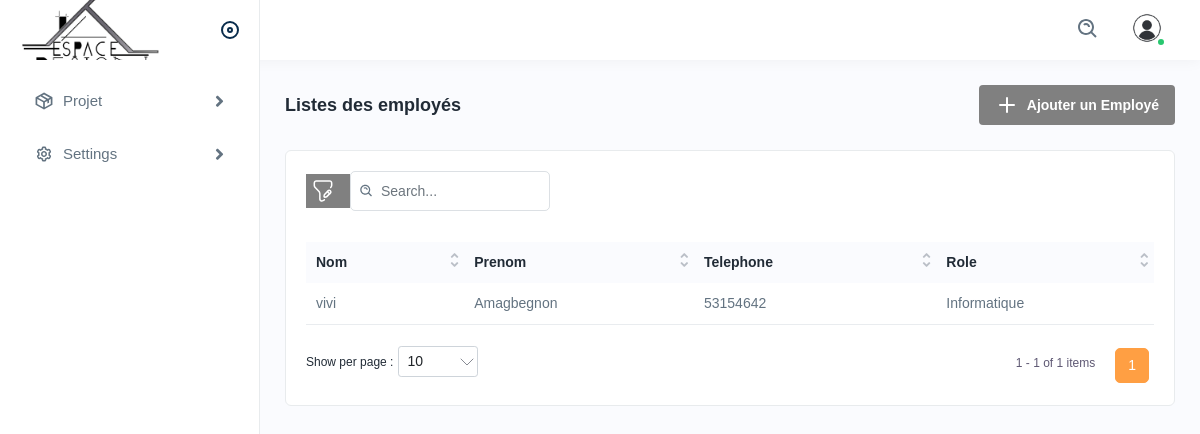
Screenshot of /dashboard/employees/ (signed in) with the database file from the repository.
### dashboard/models.py (models this page shows, shortened)
class Employe(models.Model):
    DOMAINE = [
        ('', ' Selectionner un domaine '),
        ('1', 'Informatique'),
        ('2', 'Architecte'),
        ('3', 'Bijoutier'),
        ('4', 'Stagiaire'),
    ]
    user = models.OneToOneField(settings.AUTH_USER_MODEL, on_delete=models.CASCADE, related_name='employe_profile', null=True, blank=True)
    email = models.EmailField(_('email address'))
    nom = models.CharField(max_length=150)
    prenom = models.CharField(max_length=150)
    phone_number = models.CharField(max_length=15, null=True, blank=True)
    address = models.CharField(max_length=50, null=True, blank=True)
    domaine = models.CharField(max_length=15, choices=DOMAINE)
    create_at = models.DateTimeField(auto_now_add=True)
    @property
    def get_domaine(self):
        return dict(self.DOMAINE).get(self.domaine, 'N/A')

### dashboard/views.py (the view)
# urls.py: path('employees/', views.allEmploye, name='list-employ'),
@login_required
def allEmploye(request):
    all_employs = Employe.objects.all()
    return render(request, 'dashboard/list_employ.html', context={'employes': all_employs})

### accounts/models.py (called while the page is built)
    def __str__(self):
        return f"{self.prenom} {self.nom}"

### dashboard/templates/dashboard/list_employ.html (shortened to what this page needs)
{% extends 'main.html' %}
{% load static %}
{% block main%}
<div class="page-header">
    <div class="page-title">
        <h4>Listes des employés</h4>
    </div>
    <div class="page-btn">
        <a href="{% url 'add-employ' %}" class="btn btn-added"
        ><img
                src="{% static 'assets/img/icons/plus.svg' %}"
                alt="img"
                class="me-2"
        />Ajouter un Employé</a
        >
    </div>
</div>
<div class="card">
    <div class="card-body">
        <div class="table-top">
            <div class="search-set">
                <div class="search-path">
                    <a class="btn btn-filter" id="filter_search">
                        <img src="{% static 'assets/img/icons/filter.svg' %}" alt="img"/>
                    </a>
                </div>
                <div class="search-input">
                    <a class="btn btn-searchset">
                        <img src="{% static 'assets/img/icons/search-white.svg' %}" alt="img"/>
                    </a>
                </div>
            </div>
        </div>
        <div class="table-responsive">
            <table class="table datanew">
                <thead>
                <tr>
                    <th>Nom</th>
                    <th>Prenom</th>
                    <th>Telephone</th>
                    <th>Role</th>
                </tr>
                </thead>
                <tbody>
                {% for employ in employes %}
                <tr>
                    <td>{{ employ.nom }}</td>
                    <td>{{ employ.prenom }}</td>
                    <td>{{ employ.phone_number }}</td>
                    <td>
                        {{ employ.get_domaine }}
                    </td>
                </tr>
                {% endfor %}
                </tbody>
            </table>
        </div>
    </div>
</div>
{% endblock %}

### rows the page displays
Employe: nom "vivi", prenom "Amagbegnon", phone_number "53154642", get_domaine "Informatique"
